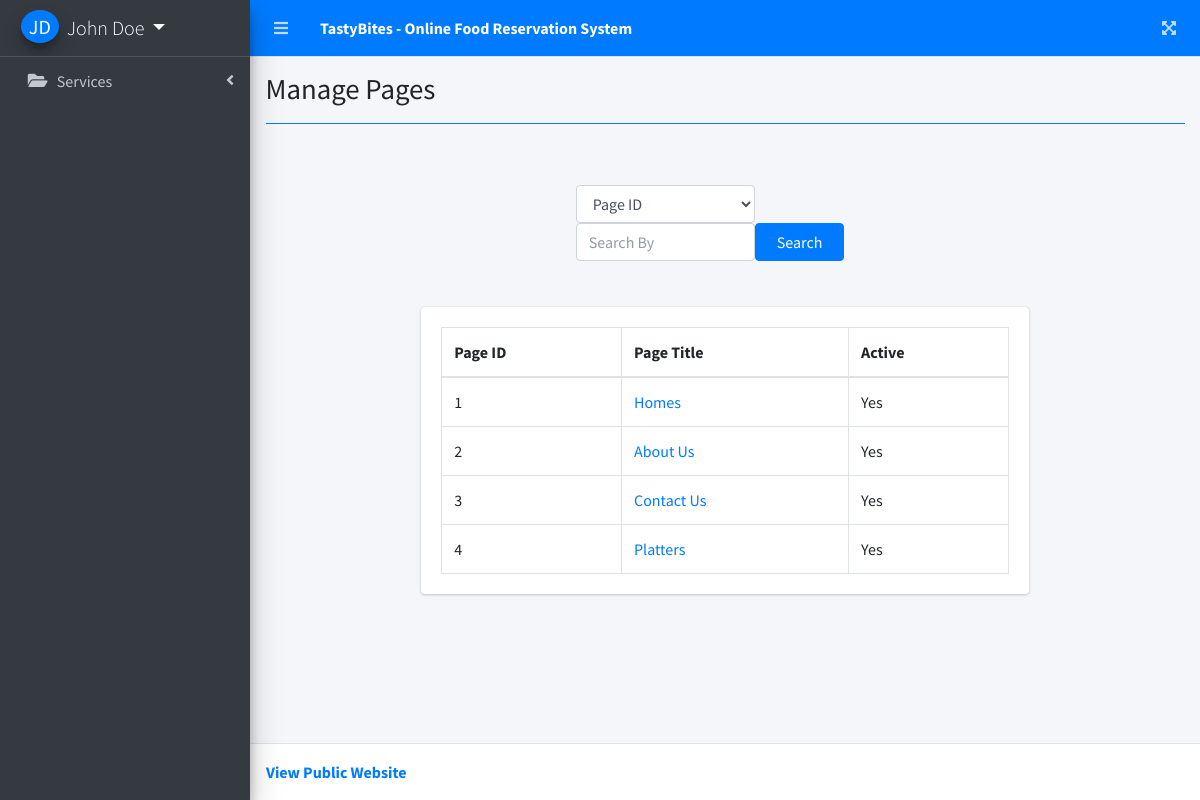
Screenshot of /Admin_Section/index.php?page=Manage_Pages (signed in) with the database file from the repository.
### tables this page shows
CREATE TABLE `pages` (
  `Page_ID` int(11) NOT NULL,
  `Title` varchar(255) DEFAULT NULL,
  `Active` tinyint(1) DEFAULT NULL
);

### Admin_Section/Manage_Pages.php (the view, shortened to what this page needs)
<?php include('DB_Connect.php'); ?>
<link href="assets/Styles/Body_Sections_Style.css" rel="stylesheet">
    <div class="row justify-content-center search_bar_main">
    <form id="search_bar2" method="GET">
        <div class = "form-group">
        <select class="form-control div-60" name="search_criteria" value="Search By">
            <option value="Page_ID">Page ID</option>
        </select>
        <div class = "flex" >
            <input id = "inp2" type="text" class="form-control div-60" placeholder="Search By" name="search">
            <button id="search_btn2" class="btn btn-primary custom-search-button div-30" type="submit">Search</button>
        </div>
        </div>
    </form>
    </div>
    <?php
        if (isset($_GET['search_criteria']) && isset($_GET['search'])) {
            $searchCriteria = $_GET['search_criteria'];
            $searchPerformed = true;
            $searchValue = $_GET['search'];
            if($searchCriteria=="Active"){
                if(strcasecmp($searchValue, "yes") === 0)
                    $searchValue = 1;
                if(strcasecmp($searchValue, "no") === 0)
                    $searchValue = 0;
            }
            $sql = "SELECT * FROM Pages WHERE $searchCriteria LIKE '%$searchValue%'";
            $result = $conn->query($sql);
        }
        else{
            $sql = "SELECT * FROM Pages";
            $result = $conn->query($sql);
        }
            if ($result && $result->num_rows > 0) {
        ?>
            <div class="row justify-content-center">
                <div class="col-md-8">
                    <div class="card">
                        <div class="card-body">
                            <table class="table table-bordered table-hover">
                                <thead>
                                    <tr>
                                        <th>Page ID</th>
                                        <th>Page Title</th>
                                        <th>Active</th>
                                    </tr>
                                </thead>
                                <tbody>
        <?php
            while ($row = $result->fetch_assoc()) {
        ?>
            <tr>
                <td><?php echo $row["Page_ID"]; ?></td>
                <td>
                    <a href="<?php echo './index.php?page=Body_Sections&page_id=' . $row["Page_ID"]; ?>"><?php echo $row["Title"]; ?></a>
                </td>
                <td><?php echo ($row["Active"] == 0 ? "No" : "Yes")?></td>
            </tr>
            <?php } ?>
            <?php } else { ?>
                <div class="text-center br1">No data found in the Pages table.</div>
            <?php } ?>
                            </tbody>
                        </table>
                    </div>
                </div>
            </div>
        </div>

### Admin_Section/assets/Styles/Body_Sections_Style.css (style rules this page uses)
a, a:hover, a:active, a:focus { text-decoration: none; }
.search_bar_main { margin-bottom: 30px; margin-top: 30px; }
.flex { display: flex; }
.div-60 { width: 60%; }
.div-30 { width: 30%; }

### rows the page displays
pages: Page_ID "1", Title "Homes", Active "Yes"
pages: Page_ID "2", Title "About Us", Active "Yes"
pages: Page_ID "3", Title "Contact Us", Active "Yes"
pages: Page_ID "4", Title "Platters", Active "Yes"

### other values shown
$initials "JD"
$_SESSION['login_Admin_fullname'] "John Doe"
$title "Manage Pages"
